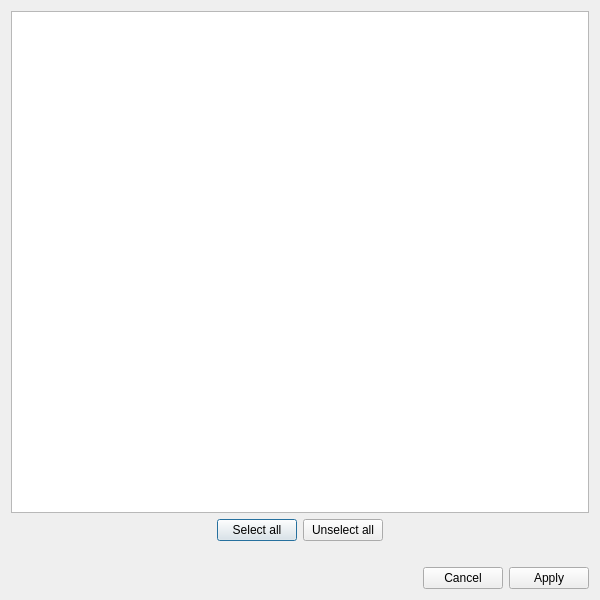
<?xml version="1.0" encoding="UTF-8"?>
<ui version="4.0">
 <class>ManageTagsChooseTagsDialog</class>
 <widget class="QDialog" name="ManageTagsChooseTagsDialog">
  <property name="geometry">
   <rect>
    <x>0</x>
    <y>0</y>
    <width>600</width>
    <height>600</height>
   </rect>
  </property>
  <property name="windowTitle">
   <string>Choose Tags</string>
  </property>
  <layout class="QVBoxLayout" name="verticalLayout_2">
   <item>
    <layout class="QVBoxLayout" name="verticalLayout">
     <item>
      <layout class="QHBoxLayout" name="horizontalLayout"/>
     </item>
     <item>
      <widget class="QListWidget" name="listWidget">
       <property name="alternatingRowColors">
        <bool>true</bool>
       </property>
       <property name="selectionMode">
        <enum>QAbstractItemView::SelectionMode::ExtendedSelection</enum>
       </property>
       <property name="selectionBehavior">
        <enum>QAbstractItemView::SelectionBehavior::SelectRows</enum>
       </property>
       <property name="sortingEnabled">
        <bool>true</bool>
       </property>
      </widget>
     </item>
     <item>
      <layout class="QHBoxLayout" name="horizontalLayout_3">
       <item>
        <spacer name="horizontalSpacer_2">
         <property name="orientation">
          <enum>Qt::Orientation::Horizontal</enum>
         </property>
         <property name="sizeHint" stdset="0">
          <size>
           <width>40</width>
           <height>20</height>
          </size>
         </property>
        </spacer>
       </item>
       <item>
        <widget class="QPushButton" name="selectAllPushButton">
         <property name="text">
          <string>Select all</string>
         </property>
        </widget>
       </item>
       <item>
        <widget class="QPushButton" name="unselectAllPushButton">
         <property name="text">
          <string>Unselect all</string>
         </property>
        </widget>
       </item>
       <item>
        <spacer name="horizontalSpacer_3">
         <property name="orientation">
          <enum>Qt::Orientation::Horizontal</enum>
         </property>
         <property name="sizeHint" stdset="0">
          <size>
           <width>40</width>
           <height>20</height>
          </size>
         </property>
        </spacer>
       </item>
      </layout>
     </item>
     <item>
      <spacer name="verticalSpacer">
       <property name="orientation">
        <enum>Qt::Orientation::Vertical</enum>
       </property>
       <property name="sizeType">
        <enum>QSizePolicy::Policy::Fixed</enum>
       </property>
       <property name="sizeHint" stdset="0">
        <size>
         <width>20</width>
         <height>20</height>
        </size>
       </property>
      </spacer>
     </item>
     <item>
      <layout class="QHBoxLayout" name="horizontalLayout_2">
       <item>
        <spacer name="horizontalSpacer">
         <property name="orientation">
          <enum>Qt::Orientation::Horizontal</enum>
         </property>
         <property name="sizeHint" stdset="0">
          <size>
           <width>40</width>
           <height>20</height>
          </size>
         </property>
        </spacer>
       </item>
       <item>
        <widget class="QPushButton" name="cancelPushButton">
         <property name="text">
          <string>Cancel</string>
         </property>
        </widget>
       </item>
       <item>
        <widget class="QPushButton" name="applyPushButton">
         <property name="text">
          <string>Apply</string>
         </property>
        </widget>
       </item>
      </layout>
     </item>
    </layout>
   </item>
  </layout>
 </widget>
 <resources/>
 <connections/>
</ui>
